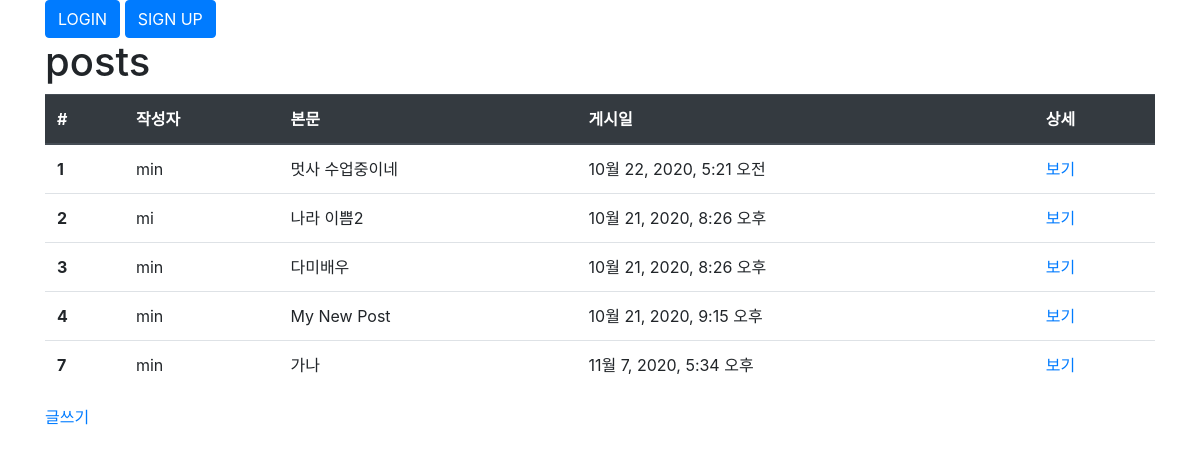
/posts/, run on the app's committed database.
### posts/models.py (models this page shows, shortened)
class Post(models.Model):
    user=models.ForeignKey(User,on_delete=models.CASCADE,null=False)
    body=models.TextField()
    created_at=models.DateTimeField()
    image = models.ImageField(upload_to='post', null=True)
    liked_users=models.ManyToManyField(User,related_name="liked_posts")

### posts/views.py (the view)
# urls.py: path('',views.index,name="index"),
def index(request):
    posts=Post.objects.all()
    context={
        'posts':posts,
        'numbers':[1,2,3,4,5]
    }
    return render(request,'posts/index.html',context)

### posts/templates/posts/index.html
{% extends "base.html" %}
{%load static%}
{% block style %}
  <link rel="stylesheet" href="{% static 'posts/style.css' %}" type="text/css"/>
{% endblock %}
{% block content %}
  <div class=container>
  <h1>posts</h1>
  {% if posts %}
    <table class="table">
      <thead class="thead-dark">
        <tr>
          <th>#</th>
          <th>작성자</th>
          <th>본문</th>
          <th>게시일</th>
         <th>상세</th>
        </tr>
      </thead>
      <tbody>
        {% for post in posts %}
          <tr>
            <th>{{ post.id }}</th>
            <td>{{ post.user.get_username }}</td>
            <td>{{ post.body }}</td>
            <td>{{ post.created_at }}</td>
           <td><a href="{% url 'posts:detail' post.id %}">보기</a></td>
          </tr>
       {% endfor %}
      </tbody>
    </table>
  {% else %}
    <p>No posts</p>
  {%endif%}
  <a href="{% url 'posts:new' %}">글쓰기</a>
  </div>
{% endblock %}

### templates/base.html (shortened to what this page needs)
{% load static %}
<!DOCTYPE html>
<html lang="ko">
  <head>
    <link rel="stylesheet" href="https://cdn.jsdelivr.net/npm/bootstrap@4.5.3/dist/css/bootstrap.min.css">
    <link rel="stylesheet" href="{% static 'style.css'%}" />
    {% block style %}
    {% endblock %}
  </head>
  <body>
    {% if user.is_authenticated %}
      <div class="container">
        <form action="{% url 'accounts:logout' %}" method="POST">
          {% csrf_token %}
          {{ user.get_username }}님 환영합니다.
          <button type="submit" class="btn btn-primary">LOGOUT</button>
        </form>
      </div>
    {% else %}
      <div class="container">
        <a href="{% url 'accounts:login' %}">
          <button type="submit" class="btn btn-primary">LOGIN</button>
        </a>
        <a href="{% url 'accounts:sign_up' %}">
          <button type="submit" class="btn btn-primary">SIGN UP</button>
        </a>
      </div>
    {% endif %}
    {% block content %}
    {% endblock %}
  </body>
</html>

### static/style.css (style rules this page uses)
* { margin: 0px; padding: 0px; box-sizing: border-box; }

### data on the page
Post: id "1", user.get_username "min", body "멋사 수업중이네", created_at "10월 22, 2020, 5:21 오전"
Post: id "2", user.get_username "mi", body "나라 이쁨2", created_at "10월 21, 2020, 8:26 오후"
Post: id "3", user.get_username "min", body "다미배우", created_at "10월 21, 2020, 8:26 오후"
Post: id "4", user.get_username "min", body "My New Post", created_at "10월 21, 2020, 9:15 오후"
Post: id "7", user.get_username "min", body "가나", created_at "11월 7, 2020, 5:34 오후"
